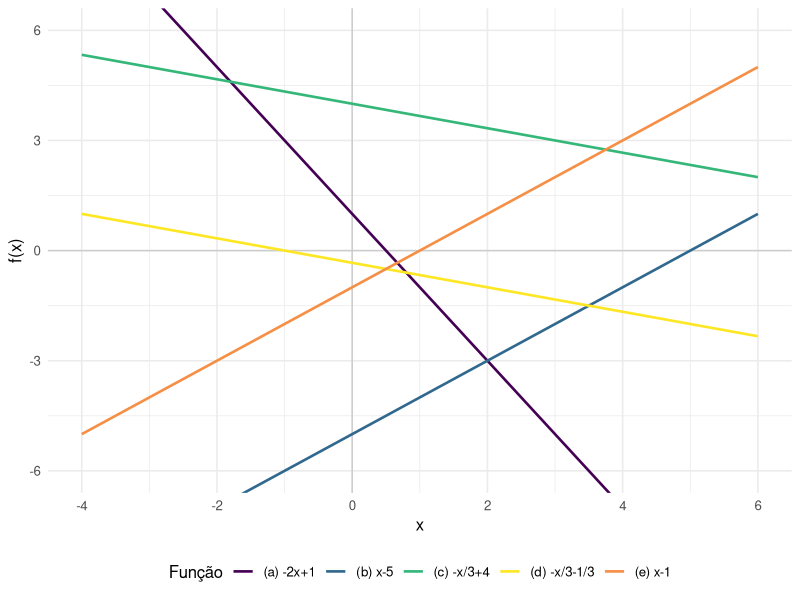
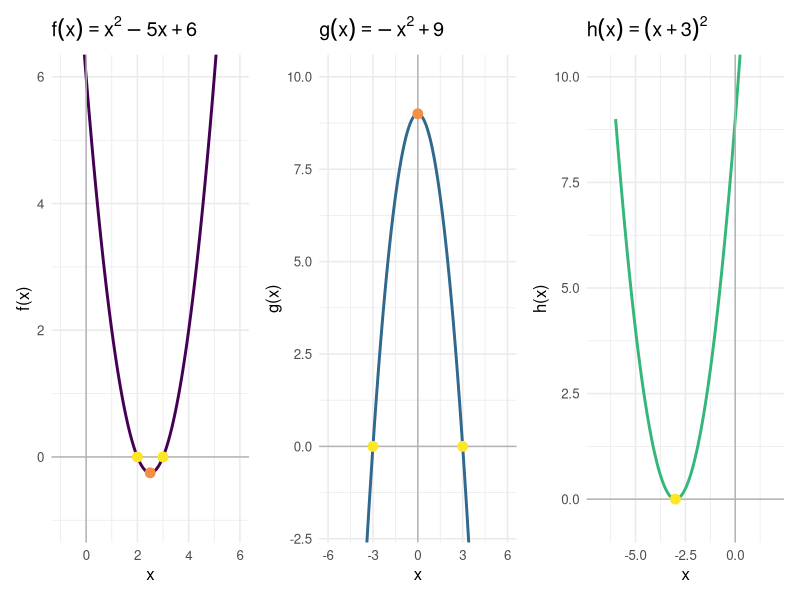
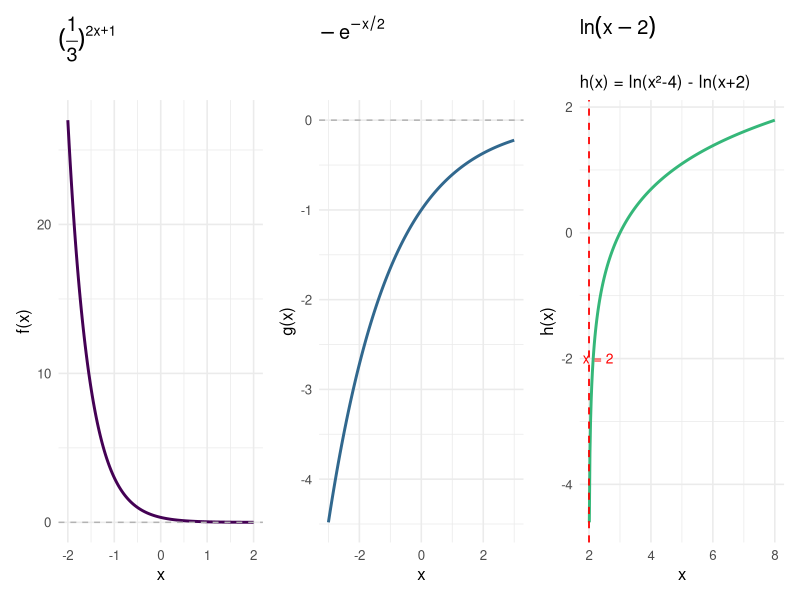

The R source for these figures, in order:
## ---- chunk 1
#| label: fig-lineares
#| fig-cap: "Funções lineares dos itens (a) a (e)"
#| fig-align: center
#| fig-width: 9
#| fig-height: 4

library(ggplot2)
library(patchwork)

x <- seq(-4, 6, length.out = 300)

df <- data.frame(
  x  = x,
  fa = -2*x + 1,
  fb = x - 5,
  fc = -x/3 + 4,
  fd = -x/3 - 1/3,
  fe = x - 1
)

cores <- c("(a) -2x+1"="#440154","(b) x-5"="#31688e",
           "(c) -x/3+4"="#35b779","(d) -x/3-1/3"="#fde725","(e) x-1"="#f68f46")

p <- ggplot(df, aes(x = x)) +
  geom_hline(yintercept = 0, color = "gray80") +
  geom_vline(xintercept = 0, color = "gray80") +
  geom_line(aes(y = fa, color = "(a) -2x+1"),   linewidth = 0.9) +
  geom_line(aes(y = fb, color = "(b) x-5"),      linewidth = 0.9) +
  geom_line(aes(y = fc, color = "(c) -x/3+4"),   linewidth = 0.9) +
  geom_line(aes(y = fd, color = "(d) -x/3-1/3"), linewidth = 0.9) +
  geom_line(aes(y = fe, color = "(e) x-1"),       linewidth = 0.9) +
  coord_cartesian(ylim = c(-6, 6)) +
  scale_color_manual(values = cores) +
  labs(x = "x", y = "f(x)", color = "Função") +
  theme_minimal(base_size = 12) +
  theme(legend.position = "bottom")

p
## ---- chunk 2
#| label: fig-quadraticas
#| fig-cap: "Funções quadráticas $f$, $g$ e $h$"
#| fig-align: center
#| fig-width: 10
#| fig-height: 3.8

library(ggplot2)
library(patchwork)

x <- seq(-6, 6, length.out = 400)

base <- theme_minimal(base_size = 12)

p1 <- ggplot(data.frame(x=x, y=x^2-5*x+6), aes(x,y)) +
  geom_line(color="#440154", linewidth=1) +
  geom_hline(yintercept=0, color="gray70") +
  geom_vline(xintercept=0, color="gray70") +
  geom_point(data=data.frame(x=c(2,3),y=c(0,0)), aes(x,y), color="#FDE725", size=3) +
  geom_point(data=data.frame(x=2.5,y=-0.25), aes(x,y), color="#f68f46", size=3) +
  coord_cartesian(ylim=c(-1,6), xlim=c(-1,6)) +
  labs(title=expression(f(x)==x^2-5*x+6), x="x", y="f(x)") + base

p2 <- ggplot(data.frame(x=x, y=-x^2+9), aes(x,y)) +
  geom_line(color="#31688e", linewidth=1) +
  geom_hline(yintercept=0, color="gray70") +
  geom_vline(xintercept=0, color="gray70") +
  geom_point(data=data.frame(x=c(-3,3),y=c(0,0)), aes(x,y), color="#FDE725", size=3) +
  geom_point(data=data.frame(x=0,y=9), aes(x,y), color="#f68f46", size=3) +
  coord_cartesian(ylim=c(-2,10)) +
  labs(title=expression(g(x)==-x^2+9), x="x", y="g(x)") + base

p3 <- ggplot(data.frame(x=x, y=(x+3)^2), aes(x,y)) +
  geom_line(color="#35b779", linewidth=1) +
  geom_hline(yintercept=0, color="gray70") +
  geom_vline(xintercept=0, color="gray70") +
  geom_point(data=data.frame(x=-3,y=0), aes(x,y), color="#FDE725", size=3) +
  coord_cartesian(ylim=c(-0.5,10), xlim=c(-7,2)) +
  labs(title=expression(h(x)==(x+3)^2), x="x", y="h(x)") + base

p1 + p2 + p3
## ---- chunk 3
#| label: fig-exp-log
#| fig-cap: "Funções exponenciais e logarítmicas dos itens (a), (b) e (c)"
#| fig-align: center
#| fig-width: 10
#| fig-height: 3.8

library(ggplot2)
library(patchwork)

base <- theme_minimal(base_size = 12)

x1 <- seq(-2, 2, length.out = 300)
p1 <- ggplot(data.frame(x=x1, y=(1/3)^(2*x1+1)), aes(x,y)) +
  geom_line(color="#440154", linewidth=1) +
  geom_hline(yintercept=0, color="gray70", linetype="dashed") +
  labs(title=expression((frac(1,3))^{2*x+1}), x="x", y="f(x)") + base

x2 <- seq(-3, 3, length.out = 300)
p2 <- ggplot(data.frame(x=x2, y=-exp(-x2/2)), aes(x,y)) +
  geom_line(color="#31688e", linewidth=1) +
  geom_hline(yintercept=0, color="gray70", linetype="dashed") +
  labs(title=expression(-e^{-x/2}), x="x", y="g(x)") + base

x3 <- seq(2.01, 8, length.out = 300)
p3 <- ggplot(data.frame(x=x3, y=log(x3-2)), aes(x,y)) +
  geom_line(color="#35b779", linewidth=1) +
  geom_vline(xintercept=2, color="red", linetype="dashed", linewidth=0.6) +
  annotate("text", x=2.3, y=-2, label="x = 2", color="red", size=3.5) +
  labs(title=expression(ln(x-2)), subtitle="h(x) = ln(x²-4) - ln(x+2)", x="x", y="h(x)") + base

p1 + p2 + p3
